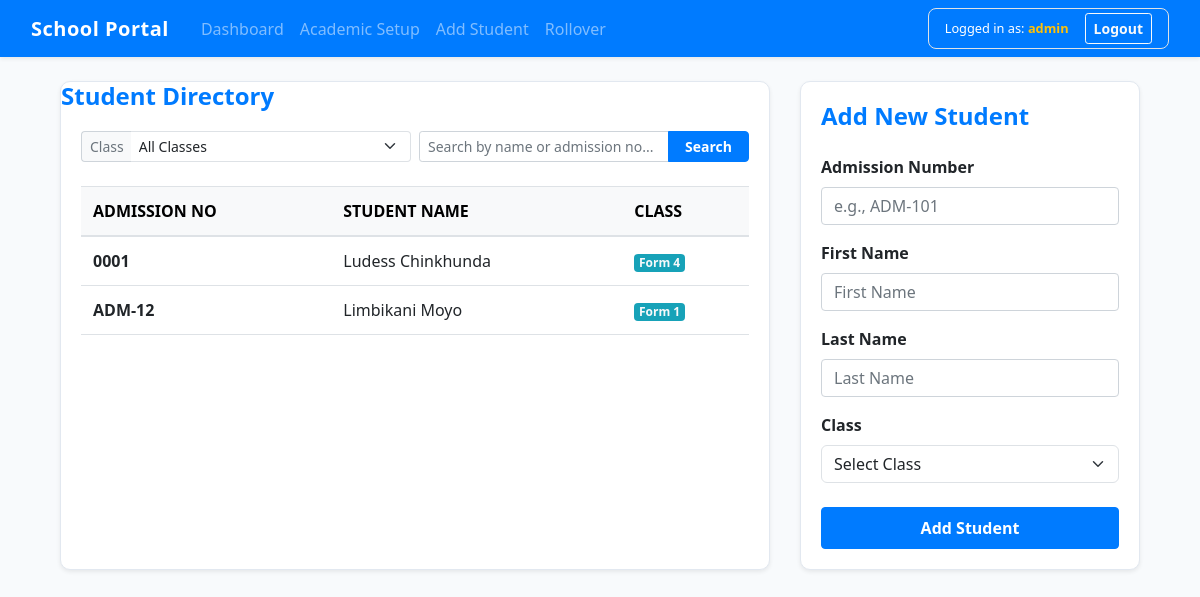
The app's page /teacher/add_student/ (signed in) with its own data.
### portal/models.py (models this page shows, shortened)
class Student(models.Model):
    admission_no = models.CharField(max_length=50, unique=True)
    first_name = models.CharField(max_length=50)
    last_name = models.CharField(max_length=50)
    school_class = models.ForeignKey(SchoolClass, on_delete=models.SET_NULL, null=True)
    is_graduated = models.BooleanField(default=True)

class SchoolClass(models.Model):
    class_name = models.CharField(max_length=50, unique=True)

### portal/views.py (the view, shortened to what this page needs)
# urls.py: path('add_student/', views.add_student, name='add_student'),
@user_passes_test(lambda u: u.is_authenticated and u.is_superuser, login_url='login')
def add_student(request):
    if request.method == 'POST':
        form = StudentForm(request.POST)
        if form.is_valid():
            form.save()
            return redirect('add_student')
    else:
        form = StudentForm()
    selected_class_id = request.GET.get('class_id')
    search_query = request.GET.get('search', '')
    students = Student.objects.all()
    if selected_class_id:
        students = students.filter(school_class_id=selected_class_id)
    classes = SchoolClass.objects.all()
    context = {
        'form': form,
        'students': students,
        'classes': classes,
        'selected_class_id': selected_class_id,
        'search_query': search_query,
    }
    return render(request, 'portal/add_student.html', context)

### portal/forms.py
class StudentForm(forms.ModelForm):
    school_class = forms.ModelChoiceField(
        queryset = SchoolClass.objects.all(),
        empty_label = "Select Class",
        widget = forms.Select(attrs={'class':'w-full px-3 py-2 border rounded-lg focus:outline-none focus:ring-2 focus:ring-blue-500'})
    )
    class Meta:
        model = Student
        fields = ['admission_no', 'first_name', 'last_name', 'school_class']
        widgets = {
            'admission_no': forms.TextInput(attrs={'class': 'form-control', 'placeholder': 'e.g., ADM-101'}),
            'first_name': forms.TextInput(attrs={'class': 'form-control', 'placeholder': 'First Name'}),
            'last_name': forms.TextInput(attrs={'class': 'form-control', 'placeholder': 'Last Name'}),
            'school_class': forms.Select(attrs={'class': 'form-control'}),
        }

### portal/templates/portal/add_student.html (shortened to what this page needs)
{% extends 'portal/base.html' %}
{% block content %}
<div class="container my-4">
    <div class="row g-4">
        <div class="col-lg-8">
            <div class="card shadow-sm h-100">
                <h4 class="card-title fw-bold text-primary mb-0">Student Directory</h4>
                <div class="card-body">
                        <div class="d-flex flex-column flex-md-row align-items-md-center justify-content-between gap-3 mb-4">
                            <form method="GET" action="{% url 'add_student' %}" class="d-flex flex-wrap flex-md-nowrap gap-2 w-100 w-md-auto">
                                <div class="input-group input-group-sm style-select">
                                    <span class="input-group-text bg-light text-secondary border-end-0">
                                         Class
                                    </span>
                                    <select name="class_filter" class="form-select form-select-sm border-start-0" onchange="this.form.submit()">
                                        <option value="">All Classes</option>
                                    </select>
                                </div>
                                <div class="input-group input-group-sm">
                                    <input type="text" name="search" value="{{ search_query }}" class="form-control" placeholder="Search by name or admission no...">
                                    <button type="submit" class="btn btn-primary fw-semibold px-3">
                                        Search
                                    </button>
                                </div>
                            </form>
                        </div>
                    <div class="table-responsive">
                        <table class="table table-hover align-middle mb-0">
                            <thead class="table-light">
                                <tr>
                                    <th>ADMISSION NO</th>
                                    <th>STUDENT NAME</th>
                                    <th>CLASS</th>
                                </tr>
                            </thead>
                            <tbody>
                                {% for student in students %}
                                <tr>
                                    <td class="fw-bold">{{ student.admission_no }}</td>
                                    <td>{{ student.first_name }} {{ student.last_name }}</td>
                                    <td>
                                        <span class="badge bg-info text-light">
                                            {{ student.school_class.class_name }}
                                        </span>
                                    </td>
                                </tr>
                                {% empty %}
                                <tr>
                                    <td colspan="3" class="text-center text-muted py-4">
                                        No students found.
                                    </td>
                                </tr>
                                {% endfor %}
                            </tbody>
                        </table>
                    </div>
                </div>
            </div>
        </div>
        <div class="col-lg-4">
            <div class="card shadow-sm h-100">
                <div class="card-body">
                    <h4 class="card-title fw-bold text-primary mb-4">Add New Student</h4>
                    <form method="POST" action="{% url 'add_student' %}">
                        <div class="mb-3">
                            <label for="admission_no" class="form-label fw-semibold">Admission Number</label>
                            <input type="text" name="admission_no" id="admission_no" class="form-control" placeholder="e.g., ADM-101" required>
                        </div>
                        <div class="mb-3">
                            <label for="first_name" class="form-label fw-semibold">First Name</label>
                            <input type="text" name="first_name" id="first_name" class="form-control" placeholder="First Name" required>
                        </div>
                        <div class="mb-3">
                            <label for="last_name" class="form-label fw-semibold">Last Name</label>
                            <input type="text" name="last_name" id="last_name" class="form-control" placeholder="Last Name" required>
                        </div>
                        <div class="mb-4">
                            <label for="school_class" class="form-label fw-semibold">Class</label>
                            <select name="school_class" id="school_class" class="form-select" required>
                                <option value="" selected disabled>Select Class</option>
                            </select>
                        </div>
                        <button type="submit" class="btn btn-primary w-100 py-2 fw-semibold">
                            Add Student
                        </button>
                    </form>
                </div>
            </div>
        </div>
    </div>
</div>
{% endblock %}

### portal/templates/portal/base.html (shortened to what this page needs)
{% load static %}
<!DOCTYPE html>
<html lang="en">
<head>
    <link href="https://cdn.jsdelivr.net/npm/bootstrap@5.3.0/dist/css/bootstrap.min.css" rel="stylesheet">
    <link rel="stylesheet" href="https://cdnjs.cloudflare.com/ajax/libs/font-awesome/6.4.0/css/all.min.css">
    <link rel="stylesheet" href="{% static 'css/bootstrap.min.css'%}">
</head>
<body>
    <nav class="navbar navbar-expand-lg navbar-dark bg-primary px-3 sticky-top shadow-sm">
        <div class="container-fluid d-flex align-items-center justify-content-between">
            <div class="d-flex align-items-center">
                <a class="navbar-brand fw-bold me-4" href="{% url 'admin_matrix' %}">School Portal</a>
                <div class="collapse navbar-collapse" id="navbarNav">
                    <ul class="navbar-nav me-auto">
                        <li class="nav-item">
                            <a class="nav-link" href="{% url 'admin_matrix' %}">Dashboard</a>
                        </li>
                        <li class="nav-item">
                            <a class="nav-link" href="{% url 'academic_setup' %}">Academic Setup</a>
                        </li>
                        <li class="nav-item">
                            <a class="nav-link" href="{% url 'add_student' %}">Add Student</a>
                        </li>
                        <li class="nav-item">
                            <a class="nav-link" href="{% url 'promote_students' %}">Rollover</a>
                        </li>
                    </ul>
                </div>
            </div>
            <div class="d-flex align-items-center  bg-opacity-10 border border-grey border-opacity-25 rounded-3 px-3 py-1 ms-auto">
                <span class="text-white small me-3">
                    Logged in as: <strong class="text-warning">{{ request.user.username }}</strong>
                </span>
                <form method="POST" action="{% url 'logout' %}" class="d-inline m-0">
                    <button type="submit" class="btn btn-outline-light btn-sm fw-semibold">Logout</button>
                </form>
            </div>
        </div>
    </nav>
    <div class="container mb-5">
        {% block content %}
        {% endblock %}
    </div>
</body>
</html>

### portal/templates/portal/base.html (style rules this page uses)
body { background-color: #f8fafc; color: #334155; font-family: system-ui, -apple-system, sans-serif; }
.navbar-brand { font-weight: 700; letter-spacing: 0.5px; }
.card { border-radius: 10px; border: 1px solid #e2e8f0; }

### records on screen
Student: admission_no "0001", first_name "Ludess", last_name "Chinkhunda", school_class.class_name "Form 4"
Student: admission_no "ADM-12", first_name "Limbikani", last_name "Moyo", school_class.class_name "Form 1"

### other values on screen
{{ request.user.username }} "admin"
